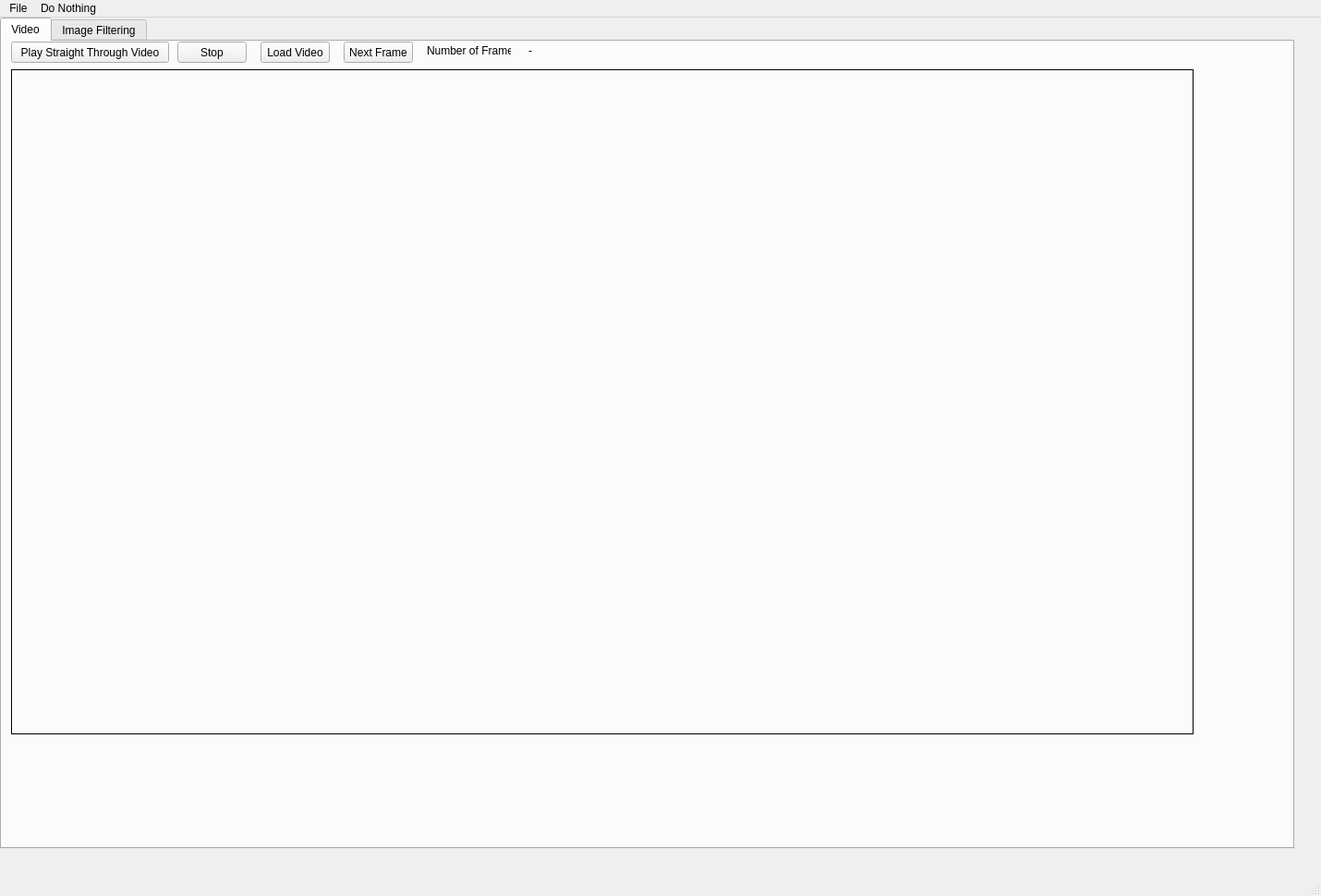
<?xml version="1.0" encoding="UTF-8"?>
<ui version="4.0">
 <class>MainWindow</class>
 <widget class="QMainWindow" name="MainWindow">
  <property name="geometry">
   <rect>
    <x>0</x>
    <y>0</y>
    <width>1430</width>
    <height>970</height>
   </rect>
  </property>
  <property name="windowTitle">
   <string>MainWindow</string>
  </property>
  <widget class="QWidget" name="centralwidget">
   <widget class="QTabWidget" name="tabWidget">
    <property name="geometry">
     <rect>
      <x>0</x>
      <y>0</y>
      <width>1401</width>
      <height>900</height>
     </rect>
    </property>
    <property name="maximumSize">
     <size>
      <width>1401</width>
      <height>900</height>
     </size>
    </property>
    <property name="currentIndex">
     <number>0</number>
    </property>
    <widget class="QWidget" name="tab">
     <attribute name="title">
      <string>Video</string>
     </attribute>
     <widget class="QLabel" name="imgLabel">
      <property name="geometry">
       <rect>
        <x>10</x>
        <y>30</y>
        <width>1280</width>
        <height>720</height>
       </rect>
      </property>
      <property name="frameShape">
       <enum>QFrame::Box</enum>
      </property>
      <property name="text">
       <string/>
      </property>
     </widget>
     <widget class="QPushButton" name="startButton">
      <property name="geometry">
       <rect>
        <x>10</x>
        <y>0</y>
        <width>171</width>
        <height>23</height>
       </rect>
      </property>
      <property name="focusPolicy">
       <enum>Qt::TabFocus</enum>
      </property>
      <property name="text">
       <string>Play Straight Through Video</string>
      </property>
     </widget>
     <widget class="QPushButton" name="stopButton">
      <property name="geometry">
       <rect>
        <x>190</x>
        <y>0</y>
        <width>75</width>
        <height>23</height>
       </rect>
      </property>
      <property name="focusPolicy">
       <enum>Qt::TabFocus</enum>
      </property>
      <property name="text">
       <string>Stop</string>
      </property>
     </widget>
     <widget class="QPushButton" name="loadButton">
      <property name="geometry">
       <rect>
        <x>280</x>
        <y>0</y>
        <width>75</width>
        <height>23</height>
       </rect>
      </property>
      <property name="focusPolicy">
       <enum>Qt::TabFocus</enum>
      </property>
      <property name="text">
       <string>Load Video</string>
      </property>
     </widget>
     <widget class="QPushButton" name="nextButton">
      <property name="geometry">
       <rect>
        <x>370</x>
        <y>0</y>
        <width>75</width>
        <height>23</height>
       </rect>
      </property>
      <property name="focusPolicy">
       <enum>Qt::TabFocus</enum>
      </property>
      <property name="text">
       <string>Next Frame</string>
      </property>
     </widget>
     <widget class="QLabel" name="label">
      <property name="geometry">
       <rect>
        <x>460</x>
        <y>0</y>
        <width>91</width>
        <height>20</height>
       </rect>
      </property>
      <property name="text">
       <string>Number of Frames:</string>
      </property>
     </widget>
     <widget class="QLabel" name="frameNumberLabel">
      <property name="geometry">
       <rect>
        <x>570</x>
        <y>0</y>
        <width>721</width>
        <height>20</height>
       </rect>
      </property>
      <property name="text">
       <string>-</string>
      </property>
     </widget>
    </widget>
    <widget class="QWidget" name="tab_2">
     <attribute name="title">
      <string>Image Filtering</string>
     </attribute>
     <widget class="QFrame" name="firstFrame_5">
      <property name="geometry">
       <rect>
        <x>920</x>
        <y>350</y>
        <width>321</width>
        <height>311</height>
       </rect>
      </property>
      <property name="frameShape">
       <enum>QFrame::StyledPanel</enum>
      </property>
      <property name="frameShadow">
       <enum>QFrame::Raised</enum>
      </property>
      <widget class="QPushButton" name="startBallButton">
       <property name="geometry">
        <rect>
         <x>20</x>
         <y>30</y>
         <width>131</width>
         <height>21</height>
        </rect>
       </property>
       <property name="text">
        <string>Start Ball Detection</string>
       </property>
      </widget>
      <widget class="QPushButton" name="sweepButton">
       <property name="geometry">
        <rect>
         <x>170</x>
         <y>30</y>
         <width>131</width>
         <height>21</height>
        </rect>
       </property>
       <property name="text">
        <string>Sweep Ball Values</string>
       </property>
      </widget>
      <widget class="QLabel" name="labelHeight_20">
       <property name="geometry">
        <rect>
         <x>20</x>
         <y>130</y>
         <width>41</width>
         <height>16</height>
        </rect>
       </property>
       <property name="text">
        <string>Param1</string>
       </property>
      </widget>
      <widget class="QSlider" name="ballBSlider">
       <property name="geometry">
        <rect>
         <x>100</x>
         <y>100</y>
         <width>161</width>
         <height>21</height>
        </rect>
       </property>
       <property name="maximum">
        <number>1000</number>
       </property>
       <property name="orientation">
        <enum>Qt::Horizontal</enum>
       </property>
       <property name="tickPosition">
        <enum>QSlider::NoTicks</enum>
       </property>
       <property name="tickInterval">
        <number>1</number>
       </property>
      </widget>
      <widget class="QLabel" name="labelHeight_19">
       <property name="geometry">
        <rect>
         <x>20</x>
         <y>100</y>
         <width>21</width>
         <height>16</height>
        </rect>
       </property>
       <property name="text">
        <string>B</string>
       </property>
      </widget>
      <widget class="QLineEdit" name="ballBValue">
       <property name="geometry">
        <rect>
         <x>270</x>
         <y>100</y>
         <width>41</width>
         <height>21</height>
        </rect>
       </property>
       <property name="text">
        <string>140</string>
       </property>
      </widget>
      <widget class="QSlider" name="ballCSlider">
       <property name="geometry">
        <rect>
         <x>100</x>
         <y>130</y>
         <width>161</width>
         <height>21</height>
        </rect>
       </property>
       <property name="maximum">
        <number>254</number>
       </property>
       <property name="orientation">
        <enum>Qt::Horizontal</enum>
       </property>
       <property name="tickPosition">
        <enum>QSlider::NoTicks</enum>
       </property>
       <property name="tickInterval">
        <number>1</number>
       </property>
      </widget>
      <widget class="QLabel" name="labelHeight_21">
       <property name="geometry">
        <rect>
         <x>20</x>
         <y>160</y>
         <width>41</width>
         <height>16</height>
        </rect>
       </property>
       <property name="text">
        <string>Param2</string>
       </property>
      </widget>
      <widget class="QSlider" name="ballASlider">
       <property name="geometry">
        <rect>
         <x>100</x>
         <y>70</y>
         <width>161</width>
         <height>21</height>
        </rect>
       </property>
       <property name="maximum">
        <number>20</number>
       </property>
       <property name="orientation">
        <enum>Qt::Horizontal</enum>
       </property>
       <property name="tickPosition">
        <enum>QSlider::NoTicks</enum>
       </property>
       <property name="tickInterval">
        <number>1</number>
       </property>
      </widget>
      <widget class="QLineEdit" name="ballCValue">
       <property name="geometry">
        <rect>
         <x>270</x>
         <y>130</y>
         <width>41</width>
         <height>21</height>
        </rect>
       </property>
       <property name="text">
        <string>50</string>
       </property>
      </widget>
      <widget class="QLineEdit" name="ballDValue">
       <property name="geometry">
        <rect>
         <x>270</x>
         <y>160</y>
         <width>41</width>
         <height>21</height>
        </rect>
       </property>
       <property name="text">
        <string>10</string>
       </property>
      </widget>
      <widget class="QLineEdit" name="ballAValue">
       <property name="geometry">
        <rect>
         <x>270</x>
         <y>70</y>
         <width>41</width>
         <height>21</height>
        </rect>
       </property>
       <property name="text">
        <string>3</string>
       </property>
      </widget>
      <widget class="QSlider" name="ballDSlider">
       <property name="geometry">
        <rect>
         <x>100</x>
         <y>160</y>
         <width>161</width>
         <height>21</height>
        </rect>
       </property>
       <property name="maximum">
        <number>359</number>
       </property>
       <property name="orientation">
        <enum>Qt::Horizontal</enum>
       </property>
       <property name="tickPosition">
        <enum>QSlider::NoTicks</enum>
       </property>
       <property name="tickInterval">
        <number>1</number>
       </property>
      </widget>
      <widget class="QLabel" name="labelHeight_18">
       <property name="geometry">
        <rect>
         <x>20</x>
         <y>70</y>
         <width>21</width>
         <height>16</height>
        </rect>
       </property>
       <property name="text">
        <string>A</string>
       </property>
      </widget>
      <widget class="QPushButton" name="findButton">
       <property name="geometry">
        <rect>
         <x>100</x>
         <y>260</y>
         <width>121</width>
         <height>21</height>
        </rect>
       </property>
       <property name="text">
        <string>Find Ball</string>
       </property>
      </widget>
      <widget class="QSlider" name="ballESlider">
       <property name="geometry">
        <rect>
         <x>100</x>
         <y>190</y>
         <width>161</width>
         <height>21</height>
        </rect>
       </property>
       <property name="maximum">
        <number>359</number>
       </property>
       <property name="orientation">
        <enum>Qt::Horizontal</enum>
       </property>
       <property name="tickPosition">
        <enum>QSlider::NoTicks</enum>
       </property>
       <property name="tickInterval">
        <number>1</number>
       </property>
      </widget>
      <widget class="QLabel" name="labelHeight_22">
       <property name="geometry">
        <rect>
         <x>20</x>
         <y>190</y>
         <width>41</width>
         <height>16</height>
        </rect>
       </property>
       <property name="text">
        <string>min Rad</string>
       </property>
      </widget>
      <widget class="QLabel" name="labelHeight_23">
       <property name="geometry">
        <rect>
         <x>20</x>
         <y>220</y>
         <width>41</width>
         <height>16</height>
        </rect>
       </property>
       <property name="text">
        <string>max Rad</string>
       </property>
      </widget>
      <widget class="QSlider" name="ballFSlider">
       <property name="geometry">
        <rect>
         <x>100</x>
         <y>220</y>
         <width>161</width>
         <height>21</height>
        </rect>
       </property>
       <property name="maximum">
        <number>359</number>
       </property>
       <property name="orientation">
        <enum>Qt::Horizontal</enum>
       </property>
       <property name="tickPosition">
        <enum>QSlider::NoTicks</enum>
       </property>
       <property name="tickInterval">
        <number>1</number>
       </property>
      </widget>
      <widget class="QLineEdit" name="ballFValue">
       <property name="geometry">
        <rect>
         <x>270</x>
         <y>220</y>
         <width>41</width>
         <height>21</height>
        </rect>
       </property>
       <property name="text">
        <string>100</string>
       </property>
      </widget>
      <widget class="QLineEdit" name="ballEValue">
       <property name="geometry">
        <rect>
         <x>270</x>
         <y>190</y>
         <width>41</width>
         <height>21</height>
        </rect>
       </property>
       <property name="text">
        <string>0</string>
       </property>
      </widget>
     </widget>
     <widget class="QFrame" name="firstFrame">
      <property name="geometry">
       <rect>
        <x>770</x>
        <y>60</y>
        <width>121</width>
        <height>261</height>
       </rect>
      </property>
      <property name="frameShape">
       <enum>QFrame::StyledPanel</enum>
      </property>
      <property name="frameShadow">
       <enum>QFrame::Raised</enum>
      </property>
      <widget class="QCheckBox" name="chkClose">
       <property name="geometry">
        <rect>
         <x>10</x>
         <y>80</y>
         <width>61</width>
         <height>17</height>
        </rect>
       </property>
       <property name="text">
        <string>Close</string>
       </property>
      </widget>
      <widget class="QCheckBox" name="chkDilate">
       <property name="geometry">
        <rect>
         <x>10</x>
         <y>110</y>
         <width>51</width>
         <height>17</height>
        </rect>
       </property>
       <property name="text">
        <string>Dilate</string>
       </property>
      </widget>
      <widget class="QLabel" name="labelHeight_12">
       <property name="geometry">
        <rect>
         <x>10</x>
         <y>170</y>
         <width>61</width>
         <height>16</height>
        </rect>
       </property>
       <property name="text">
        <string>Kernel Size:</string>
       </property>
      </widget>
      <widget class="QLabel" name="labelHeight_13">
       <property name="geometry">
        <rect>
         <x>10</x>
         <y>200</y>
         <width>61</width>
         <height>16</height>
        </rect>
       </property>
       <property name="text">
        <string>Iterations:</string>
       </property>
      </widget>
      <widget class="QLineEdit" name="iterValue">
       <property name="geometry">
        <rect>
         <x>80</x>
         <y>200</y>
         <width>21</width>
         <height>21</height>
        </rect>
       </property>
       <property name="text">
        <string>1</string>
       </property>
      </widget>
      <widget class="QLineEdit" name="kernelSizeValue">
       <property name="geometry">
        <rect>
         <x>80</x>
         <y>170</y>
         <width>21</width>
         <height>21</height>
        </rect>
       </property>
       <property name="text">
        <string>5</string>
       </property>
      </widget>
     </widget>
     <widget class="QFrame" name="firstFrame_2">
      <property name="geometry">
       <rect>
        <x>10</x>
        <y>60</y>
        <width>221</width>
        <height>101</height>
       </rect>
      </property>
      <property name="frameShape">
       <enum>QFrame::StyledPanel</enum>
      </property>
      <property name="frameShadow">
       <enum>QFrame::Raised</enum>
      </property>
      <widget class="QCheckBox" name="chkResize">
       <property name="geometry">
        <rect>
         <x>20</x>
         <y>10</y>
         <width>91</width>
         <height>17</height>
        </rect>
       </property>
       <property name="text">
        <string>Load Resized</string>
       </property>
      </widget>
      <widget class="QLabel" name="labelWidth">
       <property name="geometry">
        <rect>
         <x>20</x>
         <y>40</y>
         <width>81</width>
         <height>16</height>
        </rect>
       </property>
       <property name="text">
        <string>Width (pixels)</string>
       </property>
      </widget>
      <widget class="QLineEdit" name="widthValue">
       <property name="geometry">
        <rect>
         <x>20</x>
         <y>60</y>
         <width>81</width>
         <height>21</height>
        </rect>
       </property>
       <property name="text">
        <string>200</string>
       </property>
      </widget>
      <widget class="QLineEdit" name="heightValue">
       <property name="geometry">
        <rect>
         <x>120</x>
         <y>60</y>
         <width>81</width>
         <height>21</height>
        </rect>
       </property>
       <property name="text">
        <string>200</string>
       </property>
      </widget>
      <widget class="QLabel" name="labelHeight">
       <property name="geometry">
        <rect>
         <x>120</x>
         <y>40</y>
         <width>81</width>
         <height>16</height>
        </rect>
       </property>
       <property name="text">
        <string>Height (pixels)</string>
       </property>
      </widget>
     </widget>
     <widget class="QFrame" name="firstFrame_3">
      <property name="geometry">
       <rect>
        <x>10</x>
        <y>180</y>
        <width>221</width>
        <height>141</height>
       </rect>
      </property>
      <property name="frameShape">
       <enum>QFrame::StyledPanel</enum>
      </property>
      <property name="frameShadow">
       <enum>QFrame::Raised</enum>
      </property>
      <widget class="QLabel" name="labelHeight_2">
       <property name="geometry">
        <rect>
         <x>10</x>
         <y>10</y>
         <width>71</width>
         <height>16</height>
        </rect>
       </property>
       <property name="text">
        <string>Choose Color:</string>
       </property>
      </widget>
      <widget class="QCheckBox" name="chkLower">
       <property name="geometry">
        <rect>
         <x>20</x>
         <y>40</y>
         <width>61</width>
         <height>17</height>
        </rect>
       </property>
       <property name="text">
        <string>Lower</string>
       </property>
      </widget>
      <widget class="QCheckBox" name="chkUpper">
       <property name="geometry">
        <rect>
         <x>100</x>
         <y>40</y>
         <width>61</width>
         <height>17</height>
        </rect>
       </property>
       <property name="text">
        <string>Upper</string>
       </property>
      </widget>
      <widget class="QLabel" name="labelColorUpper">
       <property name="geometry">
        <rect>
         <x>100</x>
         <y>70</y>
         <width>81</width>
         <height>31</height>
        </rect>
       </property>
       <property name="frameShape">
        <enum>QFrame::Box</enum>
       </property>
       <property name="lineWidth">
        <number>2</number>
       </property>
       <property name="text">
        <string>Upper Bound</string>
       </property>
      </widget>
      <widget class="QLabel" name="labelColor">
       <property name="geometry">
        <rect>
         <x>10</x>
         <y>70</y>
         <width>81</width>
         <height>31</height>
        </rect>
       </property>
       <property name="frameShape">
        <enum>QFrame::Box</enum>
       </property>
       <property name="frameShadow">
        <enum>QFrame::Plain</enum>
       </property>
       <property name="lineWidth">
        <number>2</number>
       </property>
       <property name="text">
        <string>Lower Bound</string>
       </property>
      </widget>
      <widget class="QLabel" name="labelHeight_3">
       <property name="geometry">
        <rect>
         <x>10</x>
         <y>110</y>
         <width>81</width>
         <height>16</height>
        </rect>
       </property>
       <property name="text">
        <string>Color Name:</string>
       </property>
      </widget>
      <widget class="QLineEdit" name="colorNameValue">
       <property name="geometry">
        <rect>
         <x>100</x>
         <y>110</y>
         <width>81</width>
         <height>21</height>
        </rect>
       </property>
       <property name="text">
        <string>c</string>
       </property>
      </widget>
      <widget class="QPushButton" name="colorButton">
       <property name="geometry">
        <rect>
         <x>90</x>
         <y>10</y>
         <width>81</width>
         <height>23</height>
        </rect>
       </property>
       <property name="text">
        <string>Color Picker</string>
       </property>
      </widget>
     </widget>
     <widget class="QLabel" name="imgLabel_2">
      <property name="geometry">
       <rect>
        <x>10</x>
        <y>350</y>
        <width>421</width>
        <height>501</height>
       </rect>
      </property>
      <property name="frameShape">
       <enum>QFrame::Box</enum>
      </property>
      <property name="text">
       <string/>
      </property>
     </widget>
     <widget class="QFrame" name="firstFrame_6">
      <property name="geometry">
       <rect>
        <x>460</x>
        <y>60</y>
        <width>311</width>
        <height>261</height>
       </rect>
      </property>
      <widget class="QSlider" name="uHSlider">
       <property name="geometry">
        <rect>
         <x>30</x>
         <y>30</y>
         <width>211</width>
         <height>21</height>
        </rect>
       </property>
       <property name="maximum">
        <number>359</number>
       </property>
       <property name="orientation">
        <enum>Qt::Horizontal</enum>
       </property>
       <property name="tickPosition">
        <enum>QSlider::NoTicks</enum>
       </property>
       <property name="tickInterval">
        <number>1</number>
       </property>
      </widget>
      <widget class="QLineEdit" name="uHValue">
       <property name="geometry">
        <rect>
         <x>250</x>
         <y>30</y>
         <width>41</width>
         <height>21</height>
        </rect>
       </property>
       <property name="text">
        <string>3</string>
       </property>
      </widget>
      <widget class="QLineEdit" name="uSValue">
       <property name="geometry">
        <rect>
         <x>250</x>
         <y>60</y>
         <width>41</width>
         <height>21</height>
        </rect>
       </property>
       <property name="text">
        <string>3</string>
       </property>
      </widget>
      <widget class="QLineEdit" name="uVValue">
       <property name="geometry">
        <rect>
         <x>250</x>
         <y>90</y>
         <width>41</width>
         <height>21</height>
        </rect>
       </property>
       <property name="text">
        <string>3</string>
       </property>
      </widget>
      <widget class="QSlider" name="uVSlider">
       <property name="geometry">
        <rect>
         <x>30</x>
         <y>90</y>
         <width>211</width>
         <height>21</height>
        </rect>
       </property>
       <property name="maximum">
        <number>254</number>
       </property>
       <property name="orientation">
        <enum>Qt::Horizontal</enum>
       </property>
       <property name="tickPosition">
        <enum>QSlider::NoTicks</enum>
       </property>
       <property name="tickInterval">
        <number>1</number>
       </property>
      </widget>
      <widget class="QLabel" name="labelHeight_9">
       <property name="geometry">
        <rect>
         <x>10</x>
         <y>90</y>
         <width>21</width>
         <height>16</height>
        </rect>
       </property>
       <property name="text">
        <string>V</string>
       </property>
      </widget>
      <widget class="QLabel" name="labelHeight_8">
       <property name="geometry">
        <rect>
         <x>10</x>
         <y>60</y>
         <width>21</width>
         <height>16</height>
        </rect>
       </property>
       <property name="text">
        <string>S</string>
       </property>
      </widget>
      <widget class="QLabel" name="labelHeight_11">
       <property name="geometry">
        <rect>
         <x>10</x>
         <y>30</y>
         <width>21</width>
         <height>16</height>
        </rect>
       </property>
       <property name="text">
        <string>H</string>
       </property>
      </widget>
      <widget class="QLabel" name="labelHeight_4">
       <property name="geometry">
        <rect>
         <x>20</x>
         <y>120</y>
         <width>71</width>
         <height>16</height>
        </rect>
       </property>
       <property name="text">
        <string>Lower Bound</string>
       </property>
      </widget>
      <widget class="QLabel" name="labelHeight_5">
       <property name="geometry">
        <rect>
         <x>10</x>
         <y>140</y>
         <width>21</width>
         <height>16</height>
        </rect>
       </property>
       <property name="text">
        <string>H</string>
       </property>
      </widget>
      <widget class="QLabel" name="labelHeight_6">
       <property name="geometry">
        <rect>
         <x>10</x>
         <y>170</y>
         <width>21</width>
         <height>16</height>
        </rect>
       </property>
       <property name="text">
        <string>S</string>
       </property>
      </widget>
      <widget class="QLabel" name="labelHeight_7">
       <property name="geometry">
        <rect>
         <x>10</x>
         <y>200</y>
         <width>21</width>
         <height>16</height>
        </rect>
       </property>
       <property name="text">
        <string>V</string>
       </property>
      </widget>
      <widget class="QSlider" name="lVSlider">
       <property name="geometry">
        <rect>
         <x>30</x>
         <y>200</y>
         <width>211</width>
         <height>21</height>
        </rect>
       </property>
       <property name="maximum">
        <number>254</number>
       </property>
       <property name="orientation">
        <enum>Qt::Horizontal</enum>
       </property>
       <property name="tickPosition">
        <enum>QSlider::NoTicks</enum>
       </property>
       <property name="tickInterval">
        <number>1</number>
       </property>
      </widget>
      <widget class="QSlider" name="lSSlider">
       <property name="geometry">
        <rect>
         <x>30</x>
         <y>170</y>
         <width>211</width>
         <height>21</height>
        </rect>
       </property>
       <property name="maximum">
        <number>254</number>
       </property>
       <property name="orientation">
        <enum>Qt::Horizontal</enum>
       </property>
       <property name="tickPosition">
        <enum>QSlider::NoTicks</enum>
       </property>
       <property name="tickInterval">
        <number>1</number>
       </property>
      </widget>
      <widget class="QSlider" name="lHSlider">
       <property name="geometry">
        <rect>
         <x>30</x>
         <y>140</y>
         <width>211</width>
         <height>21</height>
        </rect>
       </property>
       <property name="maximum">
        <number>359</number>
       </property>
       <property name="orientation">
        <enum>Qt::Horizontal</enum>
       </property>
       <property name="tickPosition">
        <enum>QSlider::NoTicks</enum>
       </property>
       <property name="tickInterval">
        <number>1</number>
       </property>
      </widget>
      <widget class="QLineEdit" name="lHValue">
       <property name="geometry">
        <rect>
         <x>250</x>
         <y>140</y>
         <width>41</width>
         <height>21</height>
        </rect>
       </property>
       <property name="text">
        <string>3</string>
       </property>
      </widget>
      <widget class="QLineEdit" name="lSValue">
       <property name="geometry">
        <rect>
         <x>250</x>
         <y>170</y>
         <width>41</width>
         <height>21</height>
        </rect>
       </property>
       <property name="text">
        <string>3</string>
       </property>
      </widget>
      <widget class="QLineEdit" name="lVValue">
       <property name="geometry">
        <rect>
         <x>250</x>
         <y>200</y>
         <width>41</width>
         <height>21</height>
        </rect>
       </property>
       <property name="text">
        <string>3</string>
       </property>
      </widget>
      <widget class="QLabel" name="labelHeight_10">
       <property name="geometry">
        <rect>
         <x>20</x>
         <y>10</y>
         <width>71</width>
         <height>16</height>
        </rect>
       </property>
       <property name="text">
        <string>Upper Bound</string>
       </property>
      </widget>
      <widget class="QSlider" name="uSSlider">
       <property name="geometry">
        <rect>
         <x>30</x>
         <y>60</y>
         <width>211</width>
         <height>21</height>
        </rect>
       </property>
       <property name="maximum">
        <number>254</number>
       </property>
       <property name="orientation">
        <enum>Qt::Horizontal</enum>
       </property>
       <property name="tickPosition">
        <enum>QSlider::NoTicks</enum>
       </property>
       <property name="tickInterval">
        <number>1</number>
       </property>
      </widget>
      <widget class="QSlider" name="uSSlider_2">
       <property name="geometry">
        <rect>
         <x>550</x>
         <y>110</y>
         <width>221</width>
         <height>21</height>
        </rect>
       </property>
       <property name="maximum">
        <number>254</number>
       </property>
       <property name="orientation">
        <enum>Qt::Horizontal</enum>
       </property>
       <property name="tickPosition">
        <enum>QSlider::NoTicks</enum>
       </property>
       <property name="tickInterval">
        <number>1</number>
       </property>
      </widget>
      <widget class="QSlider" name="uHSlider_2">
       <property name="geometry">
        <rect>
         <x>550</x>
         <y>80</y>
         <width>221</width>
         <height>21</height>
        </rect>
       </property>
       <property name="maximum">
        <number>359</number>
       </property>
       <property name="orientation">
        <enum>Qt::Horizontal</enum>
       </property>
       <property name="tickPosition">
        <enum>QSlider::NoTicks</enum>
       </property>
       <property name="tickInterval">
        <number>1</number>
       </property>
      </widget>
      <widget class="QLabel" name="labelHeight_14">
       <property name="geometry">
        <rect>
         <x>530</x>
         <y>80</y>
         <width>21</width>
         <height>16</height>
        </rect>
       </property>
       <property name="text">
        <string>H</string>
       </property>
      </widget>
      <widget class="QSlider" name="uVSlider_2">
       <property name="geometry">
        <rect>
         <x>550</x>
         <y>140</y>
         <width>221</width>
         <height>21</height>
        </rect>
       </property>
       <property name="maximum">
        <number>254</number>
       </property>
       <property name="orientation">
        <enum>Qt::Horizontal</enum>
       </property>
       <property name="tickPosition">
        <enum>QSlider::NoTicks</enum>
       </property>
       <property name="tickInterval">
        <number>1</number>
       </property>
      </widget>
      <widget class="QLineEdit" name="uHValue_2">
       <property name="geometry">
        <rect>
         <x>780</x>
         <y>80</y>
         <width>41</width>
         <height>21</height>
        </rect>
       </property>
       <property name="text">
        <string>3</string>
       </property>
      </widget>
      <widget class="QSlider" name="lHSlider_2">
       <property name="geometry">
        <rect>
         <x>550</x>
         <y>190</y>
         <width>221</width>
         <height>21</height>
        </rect>
       </property>
       <property name="maximum">
        <number>359</number>
       </property>
       <property name="orientation">
        <enum>Qt::Horizontal</enum>
       </property>
       <property name="tickPosition">
        <enum>QSlider::NoTicks</enum>
       </property>
       <property name="tickInterval">
        <number>1</number>
       </property>
      </widget>
      <widget class="QLabel" name="labelHeight_15">
       <property name="geometry">
        <rect>
         <x>530</x>
         <y>110</y>
         <width>21</width>
         <height>16</height>
        </rect>
       </property>
       <property name="text">
        <string>S</string>
       </property>
      </widget>
      <widget class="QLabel" name="labelHeight_16">
       <property name="geometry">
        <rect>
         <x>530</x>
         <y>140</y>
         <width>21</width>
         <height>16</height>
        </rect>
       </property>
       <property name="text">
        <string>V</string>
       </property>
      </widget>
      <widget class="QLineEdit" name="lHValue_2">
       <property name="geometry">
        <rect>
         <x>780</x>
         <y>190</y>
         <width>41</width>
         <height>21</height>
        </rect>
       </property>
       <property name="text">
        <string>3</string>
       </property>
      </widget>
      <widget class="QLineEdit" name="uSValue_2">
       <property name="geometry">
        <rect>
         <x>780</x>
         <y>110</y>
         <width>41</width>
         <height>21</height>
        </rect>
       </property>
       <property name="text">
        <string>3</string>
       </property>
      </widget>
      <widget class="QLabel" name="labelHeight_17">
       <property name="geometry">
        <rect>
         <x>530</x>
         <y>190</y>
         <width>21</width>
         <height>16</height>
        </rect>
       </property>
       <property name="text">
        <string>H</string>
       </property>
      </widget>
      <widget class="QLineEdit" name="uVValue_2">
       <property name="geometry">
        <rect>
         <x>780</x>
         <y>140</y>
         <width>41</width>
         <height>21</height>
        </rect>
       </property>
       <property name="text">
        <string>3</string>
       </property>
      </widget>
      <zorder>uHSlider</zorder>
      <zorder>uHValue</zorder>
      <zorder>uSValue</zorder>
      <zorder>uVValue</zorder>
      <zorder>uVSlider</zorder>
      <zorder>labelHeight_9</zorder>
      <zorder>labelHeight_8</zorder>
      <zorder>labelHeight_11</zorder>
      <zorder>labelHeight_4</zorder>
      <zorder>labelHeight_5</zorder>
      <zorder>labelHeight_6</zorder>
      <zorder>labelHeight_7</zorder>
      <zorder>lVSlider</zorder>
      <zorder>lSSlider</zorder>
      <zorder>lHSlider</zorder>
      <zorder>lHValue</zorder>
      <zorder>lSValue</zorder>
      <zorder>lVValue</zorder>
      <zorder>labelHeight_10</zorder>
      <zorder>uSSlider</zorder>
      <zorder>lHValue_2</zorder>
      <zorder>uHSlider_2</zorder>
      <zorder>lHSlider_2</zorder>
      <zorder>labelHeight_16</zorder>
      <zorder>labelHeight_17</zorder>
      <zorder>uVValue_2</zorder>
      <zorder>uSValue_2</zorder>
      <zorder>labelHeight_14</zorder>
      <zorder>uVSlider_2</zorder>
      <zorder>labelHeight_15</zorder>
      <zorder>uSSlider_2</zorder>
      <zorder>uHValue_2</zorder>
     </widget>
     <widget class="QWidget" name="layoutWidget">
      <property name="geometry">
       <rect>
        <x>10</x>
        <y>10</y>
        <width>411</width>
        <height>25</height>
       </rect>
      </property>
      <layout class="QHBoxLayout" name="horizontalLayout">
       <item>
        <widget class="QPushButton" name="loadButton_2">
         <property name="text">
          <string>Load Image</string>
         </property>
        </widget>
       </item>
       <item>
        <widget class="QPushButton" name="saveButton">
         <property name="text">
          <string>Save</string>
         </property>
        </widget>
       </item>
       <item>
        <widget class="QPushButton" name="visionButton">
         <property name="text">
          <string>Start openCV Mask</string>
         </property>
        </widget>
       </item>
      </layout>
     </widget>
     <widget class="QLabel" name="imgLabel2">
      <property name="geometry">
       <rect>
        <x>460</x>
        <y>350</y>
        <width>431</width>
        <height>501</height>
       </rect>
      </property>
      <property name="frameShape">
       <enum>QFrame::Box</enum>
      </property>
      <property name="text">
       <string/>
      </property>
     </widget>
    </widget>
   </widget>
  </widget>
  <widget class="QMenuBar" name="menubar">
   <property name="geometry">
    <rect>
     <x>0</x>
     <y>0</y>
     <width>1430</width>
     <height>21</height>
    </rect>
   </property>
   <widget class="QMenu" name="menuFile">
    <property name="title">
     <string>File</string>
    </property>
    <addaction name="actionOpen"/>
    <addaction name="actionCloseVideo"/>
   </widget>
   <widget class="QMenu" name="menuDo_Nothing">
    <property name="title">
     <string>Do Nothing</string>
    </property>
   </widget>
   <addaction name="menuFile"/>
   <addaction name="menuDo_Nothing"/>
  </widget>
  <widget class="QStatusBar" name="statusbar"/>
  <action name="actionOpen">
   <property name="text">
    <string>Open Video</string>
   </property>
  </action>
  <action name="actionCloseVideo">
   <property name="text">
    <string>Close Video</string>
   </property>
  </action>
 </widget>
 <resources/>
 <connections/>
</ui>
